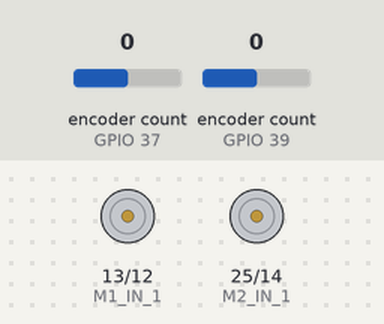
A program run on a simulated ESP32. Parts: motor-driver pin pairs drawn as motors (green arrow = first pin HIGH = forward, orange = second pin HIGH = backward, longer = more drive). The inputs (shaded band) are chosen by the test bench; at power-on: encoder count (sensors on GPIO 37, GPIO 39) 0. What the program prints to the serial monitor is not drawn.

Above: at 0.01 s.
At 1.3 s:
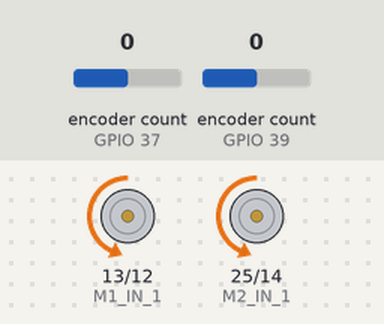
1.4 s: encoder count (sensor on GPIO 37) set to 1
4.4 s: encoder count (sensor on GPIO 39) set to -1
7.4 s: encoder count (sensor on GPIO 37) set to 0
Timing chart, 0 to 10.4 s (numbered marks = the images above; inputs shaded):
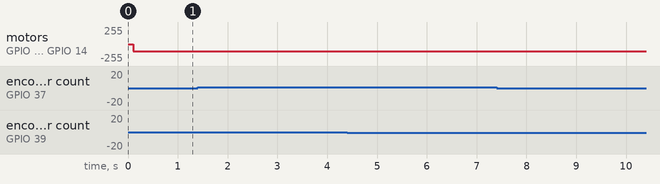

The program:

main.cpp
```cpp
#include <Arduino.h>
#include <Encoder.h>

const unsigned int M1_ENC_A = 39;
const unsigned int M1_ENC_B = 38;
const unsigned int M2_ENC_A = 37;
const unsigned int M2_ENC_B = 36;

const unsigned int M1_IN_1 = 13;
const unsigned int M1_IN_2 = 12;
const unsigned int M2_IN_1 = 25;
const unsigned int M2_IN_2 = 14;

const unsigned int M1_IN_1_CHANNEL = 8;
const unsigned int M1_IN_2_CHANNEL = 9;
const unsigned int M2_IN_1_CHANNEL = 10;
const unsigned int M2_IN_2_CHANNEL = 11;

const unsigned int M1_I_SENSE = 35;
const unsigned int M2_I_SENSE = 34;

const unsigned int PWM_VALUE = 512; // Max PWM given 8 bit resolution

const int freq = 5000;
const int resolution = 10;

void setup() {
  // Stop the right motor by setting pin 14 low
  // this pin floats high or is pulled
  // high during the bootloader phase for some reason
  pinMode(14, OUTPUT);
  digitalWrite(14, LOW);
  delay(100);

  Serial.begin(115200);
  ledcSetup(M1_IN_1_CHANNEL, freq, resolution);
  ledcSetup(M1_IN_2_CHANNEL, freq, resolution);
  ledcSetup(M2_IN_1_CHANNEL, freq, resolution);
  ledcSetup(M2_IN_2_CHANNEL, freq, resolution);

  ledcAttachPin(M1_IN_1, M1_IN_1_CHANNEL);
  ledcAttachPin(M1_IN_2, M1_IN_2_CHANNEL);
  ledcAttachPin(M2_IN_1, M2_IN_1_CHANNEL);
  ledcAttachPin(M2_IN_2, M2_IN_2_CHANNEL);

  pinMode(M1_I_SENSE, INPUT);
  pinMode(M2_I_SENSE, INPUT);

}

struct motor{
  const unsigned int in1;
  const unsigned int in2;
  Encoder enc;
};

void forward(struct motor* m, uint32_t duty){
  ledcWrite(m->in1, 0);
  ledcWrite(m->in2, duty);
}

void backward(struct motor* m, uint32_t duty){
  ledcWrite(m->in1, duty);
  ledcWrite(m->in2, 0);
}

void brake(struct motor* m) {
  ledcWrite(m->in1, 1023);
  ledcWrite(m->in2, 1023);
}

int counts_per_rot = 358;

int rotations[] = {counts_per_rot, -counts_per_rot};
int num_rots = 2;
void loop() {
  // Create the encoder objects after the motor has
  // stopped, else some sort exception is triggered
  struct motor motors[] = {
    {M1_IN_1_CHANNEL, M1_IN_2_CHANNEL, Encoder(M1_ENC_A, M1_ENC_B)},
    {M2_IN_1_CHANNEL, M2_IN_2_CHANNEL, Encoder(M2_ENC_A, M2_ENC_B)}};
  int num_motors = 2;

  int ref_counts[] = {motors[0].enc.read(), motors[1].enc.read()};
  int rot_index = 0;
  int eps_count = 2; // within 2 counts is okay
  bool rot_complete[] = {false, false};
  int duty = 450;
  while(true) {
    // loop over motors
    Serial.print("Rotation[");
    Serial.print(rot_index+1);
    Serial.print("]: ");
    if(rot_index < num_rots) {
      Serial.print(rotations[rot_index]);
    }
    else {
      Serial.print("N/A");
    }
    Serial.print(" \t");
    for(int i=0; i<2; i++) {
      // flip sign for M2, remove offset
      int enc_reading = motors[i].enc.read() * (i==1 ? -1 : 1) - ref_counts[i];

      Serial.print("Motor[");
      Serial.print(i+1);
      Serial.print("]: ");
      Serial.print(enc_reading);
      Serial.print(" \t");

      if(rot_index >= num_rots) {
        // done, do nothing, just write 0
        forward(&motors[i], 0);
        rot_complete[i] = false;
      }
      else if(abs(enc_reading  - rotations[rot_index]) > eps_count) {
        // need to keep rotating
        rot_complete[i] = false;

        if(enc_reading - rotations[rot_index] > 0) {
          // need to go backwards
          backward(&motors[i], duty);
        }
        else {
          forward(&motors[i], duty);
        }
      }
      else {
        // rotation completed
        rot_complete[i] = true;
        forward(&motors[i], 0); // turn off motor
      }
    }
    Serial.println();
    if(rot_complete[0] && rot_complete[1]) {
      brake(&motors[0]);
      brake(&motors[1]);
      delay(100);
      forward(&motors[0], 0);
      forward(&motors[1], 0);
      delay(4900);
      rot_index++;
    }
  }
}
```
